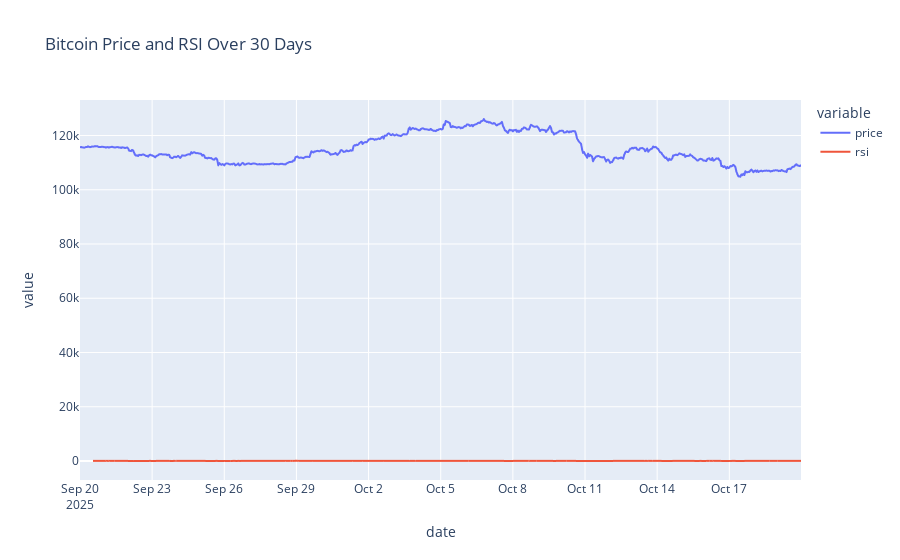

Write notebook code for a chart like this one.
### Code cell
## Visualize Bitcoin Price, Trading Volume, Market Cap, and Moving Averages Over Time
fig = px.line(prices, y=['price', 'rsi'], title='Bitcoin Price and RSI Over 30 Days')
fig.show()

### Figure 1 — Plotly figure (JSON) as saved in the notebook; plotly's stock layout.template omitted (floating-point values rounded to 4 significant figures; data arrays with more than 128 entries replaced by an {"elided": "..."} marker saying what was removed)
{"data": [{"hovertemplate": "variable=price<br>date=%{x}<br>value=%{y}<extra></extra>", "legendgroup": "price", "line": {"color": "#636efa", "dash": "solid"}, "marker": {"symbol": "circle"}, "mode": "lines", "name": "price", "showlegend": true, "type": "scattergl", "x": {"elided": "721 str values"}, "xaxis": "x", "y": {"elided": "721 float values"}, "yaxis": "y"}, {"hovertemplate": "variable=rsi<br>date=%{x}<br>value=%{y}<extra></extra>", "legendgroup": "rsi", "line": {"color": "#EF553B", "dash": "solid"}, "marker": {"symbol": "circle"}, "mode": "lines", "name": "rsi", "showlegend": true, "type": "scattergl", "x": {"elided": "721 str values"}, "xaxis": "x", "y": {"elided": "721 float values"}, "yaxis": "y"}], "layout": {"legend": {"title": {"text": "variable"}, "tracegroupgap": 0}, "title": {"text": "Bitcoin Price and RSI Over 30 Days"}, "xaxis": {"anchor": "y", "domain": [0, 1], "title": {"text": "date"}}, "yaxis": {"anchor": "x", "domain": [0, 1], "title": {"text": "value"}}}}
